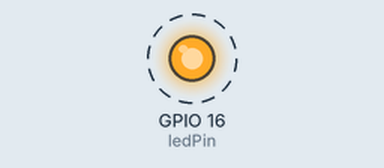
Recording of a sketch running on a simulated ESP32. Shown: output pins drawn as LEDs (lit = HIGH). Dashed ring = blinking. What the sketch prints to the serial monitor is not drawn.

Above: at 0.2 s.
Timing chart, 0 to 3.0 s (numbered marks = the images above):
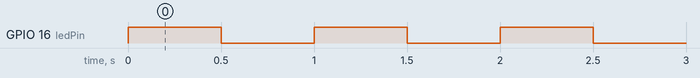

Measured:
- by itself, GPIO 16 (ledPin): alternates HIGH for 0.50 s and LOW for 0.50 s

The sketch:

esp32_blink.ino
```cpp
int ledPin = 16;

void setup()
{
    pinMode(ledPin, OUTPUT);
    Serial.begin(115200);
}

void loop()
{
    Serial.println("Hello, world!");
    digitalWrite(ledPin, HIGH);
    delay(500);
    digitalWrite(ledPin, LOW);
    delay(500);
}
```
